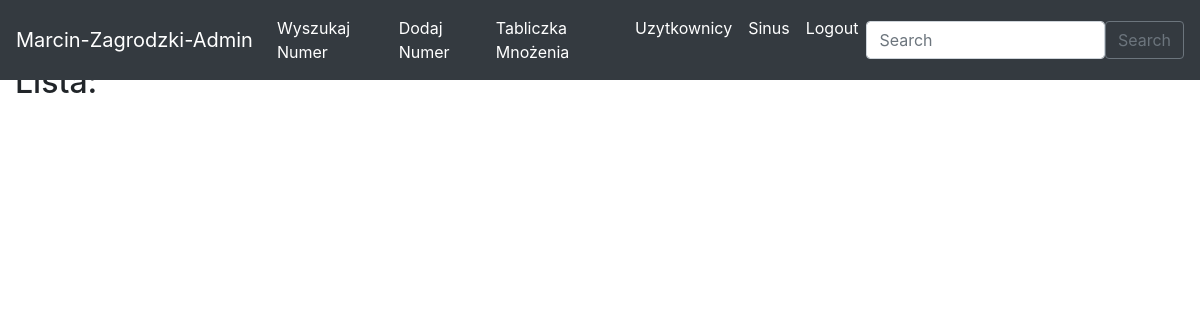
Page / (signed in) on the earlier database version.
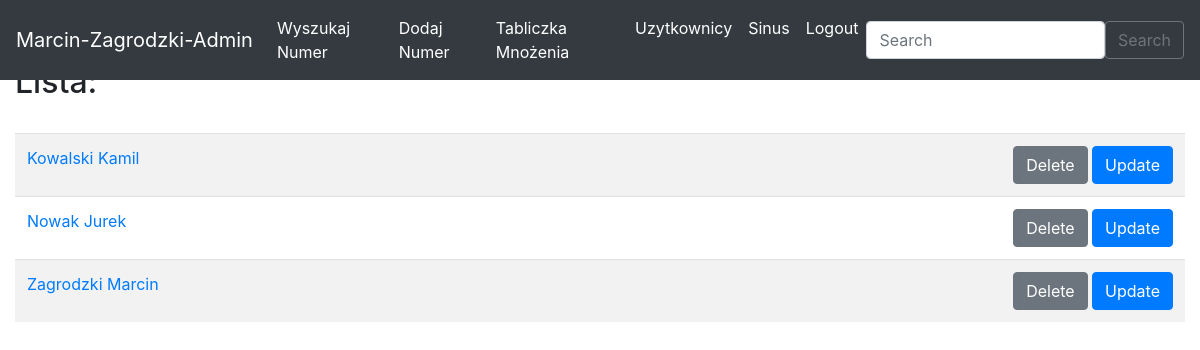
Same page on the later database version.
### main/models.py (models this page shows, shortened)
class Ksiazka(models.Model):
    imie = models.CharField(max_length=30, unique=False)
    nazwisko = models.TextField(max_length=30, blank=True, null=True)
    telefon = models.CharField(null=False, blank=False, unique=True, max_length=9)
    data_dodania = models.DateTimeField(auto_now_add=True, blank=True, null=True)
    updated = models.DateTimeField(auto_now=True, blank=True, null=True)

### main/views.py (the view)
# urls.py: path("", views.browse, name="browse"),
def browse(request):
    ksiazka_list = Ksiazka.objects.all().order_by('data_dodania')
    context = {
        'ksiazka_list': ksiazka_list,
    }
    return render(request, "main/browse.html", context)

### main/templates/main/browse.html (shortened to what this page needs)
{% extends 'main/base.html' %}
{% block content %}
<br><br>
<div>
<h2> Lista:</h2>
<br>
<table class ="table table-striped table-hover">
    {% for ksiazka in ksiazka_list %}
        <tr>
            <td>
                <a href="{% url 'browsetopic' ksiazka.id %} ">{{ksiazka.nazwisko}} {{ksiazka.imie}} </a>
            </td>
            <td align="right">
                <a href="{% url 'delete_ksiazka' ksiazka.id %}" class="btn btn-secondary">Delete</a>
                <a href="{% url 'update_ksiazka' ksiazka.id %}" class="btn btn-primary">Update</a>
            </td>
        </tr>
    {% endfor %}
</table>
</div>
{% endblock %}

### main/templates/main/base.html (shortened to what this page needs)
<!DOCTYPE html>
<html>
<head>
    <link rel="stylesheet" href="https://cdn.jsdelivr.net/npm/bootstrap@4.3.1/dist/css/bootstrap.min.css">
</head>
<body style="margin: 15px">
<div>
<nav class="navbar navbar-expand-md navbar-dark bg-dark fixed-top">
    <a class="navbar-brand" href="#">{{ user.username }}</a>
    <div class="collapse navbar-collapse" id="navbarsExampleDefault">
        <ul class="navbar-nav mr-auto">
            <li class="nav-item active">
                <a class="nav-link" href="../browse">Wyszukaj Numer</a>
            </li>
            <li class="nav-item active">
                <a class="nav-link" href="../addtopic">Dodaj Numer</a>
            </li>
            <li class="nav-item active">
                <a class="nav-link" href="../tabliczka">Tabliczka Mnożenia</a>
            </li>
            <li class="nav-item active">
                <a class="nav-link" href="../ranking">Uzytkownicy</a>
            </li>
            <li class="nav-item active">
                <a class="nav-link" href="../wykresy">Sinus</a>
            </li>
            <li class="nav-item active" >
                <a class="nav-link" href="../logout">Logout</a>
            </li>
        </ul>
        <form class ="d-flex" method="POST" action="{% url 'search' %}">
            <input class="form-control me-2" type="search" placeholder="Search" aria-label="Search" name="searched"><button class="btn btn-outline-secondary" type="submit">Search</button>
        </form>
    </div>
</nav>
</div>
{% if user.is_authenticated %}
    {% block content %}
    {% endblock %}
{% else %}
    <br><br>
    <p>You Need to <a href="/login">Login</a></p>
{% endif %}
</body>
</html>
</html>

Differences in the rows shown:
added Ksiazka: nazwisko "Kowalski", imie "Kamil"
added Ksiazka: nazwisko "Nowak", imie "Jurek"
added Ksiazka: nazwisko "Zagrodzki", imie "Marcin"
